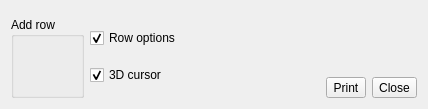
<?xml version="1.0" encoding="UTF-8"?>
<ui version="4.0">
 <class>Dialog</class>
 <widget class="QDialog" name="Dialog">
  <property name="geometry">
   <rect>
    <x>0</x>
    <y>0</y>
    <width>428</width>
    <height>109</height>
   </rect>
  </property>
  <property name="windowTitle">
   <string>Check registration</string>
  </property>
  <layout class="QVBoxLayout" name="verticalLayout_3">
   <item>
    <widget class="QFrame" name="mainFrame">
     <property name="frameShape">
      <enum>QFrame::NoFrame</enum>
     </property>
     <property name="frameShadow">
      <enum>QFrame::Raised</enum>
     </property>
    </widget>
   </item>
   <item>
    <layout class="QHBoxLayout" name="horizontalLayout_2">
     <item>
      <widget class="QGroupBox" name="addRowGroupBox">
       <property name="title">
        <string>Add row</string>
       </property>
      </widget>
     </item>
     <item>
      <layout class="QVBoxLayout" name="verticalLayout_2">
       <item>
        <widget class="QCheckBox" name="displayRowOptionsCb">
         <property name="text">
          <string>Row options</string>
         </property>
         <property name="checked">
          <bool>true</bool>
         </property>
        </widget>
       </item>
       <item>
        <widget class="QCheckBox" name="display3DCursorCb">
         <property name="text">
          <string>3D cursor</string>
         </property>
         <property name="checked">
          <bool>true</bool>
         </property>
        </widget>
       </item>
      </layout>
     </item>
     <item>
      <spacer name="horizontalSpacer">
       <property name="orientation">
        <enum>Qt::Horizontal</enum>
       </property>
       <property name="sizeHint" stdset="0">
        <size>
         <width>48</width>
         <height>20</height>
        </size>
       </property>
      </spacer>
     </item>
     <item>
      <widget class="QFrame" name="paletteFrame">
       <property name="frameShape">
        <enum>QFrame::StyledPanel</enum>
       </property>
       <property name="frameShadow">
        <enum>QFrame::Raised</enum>
       </property>
      </widget>
     </item>
     <item>
      <spacer name="horizontalSpacer_2">
       <property name="orientation">
        <enum>Qt::Horizontal</enum>
       </property>
       <property name="sizeHint" stdset="0">
        <size>
         <width>40</width>
         <height>20</height>
        </size>
       </property>
      </spacer>
     </item>
     <item>
      <layout class="QVBoxLayout" name="verticalLayout">
       <item>
        <spacer name="verticalSpacer">
         <property name="orientation">
          <enum>Qt::Vertical</enum>
         </property>
         <property name="sizeHint" stdset="0">
          <size>
           <width>20</width>
           <height>40</height>
          </size>
         </property>
        </spacer>
       </item>
       <item>
        <layout class="QHBoxLayout" name="horizontalLayout">
         <item>
          <widget class="QToolButton" name="printBt">
           <property name="text">
            <string>Print</string>
           </property>
          </widget>
         </item>
         <item>
          <widget class="QToolButton" name="closeBt">
           <property name="text">
            <string>Close</string>
           </property>
          </widget>
         </item>
        </layout>
       </item>
      </layout>
     </item>
    </layout>
   </item>
  </layout>
 </widget>
 <resources/>
 <connections/>
</ui>
